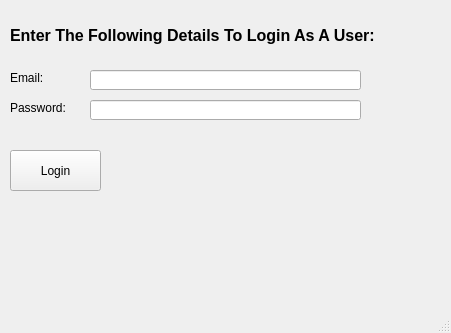
<?xml version="1.0" encoding="UTF-8"?>
<ui version="4.0">
 <class>UserScreen</class>
 <widget class="QMainWindow" name="UserScreen">
  <property name="geometry">
   <rect>
    <x>0</x>
    <y>0</y>
    <width>451</width>
    <height>333</height>
   </rect>
  </property>
  <property name="windowTitle">
   <string>User Login </string>
  </property>
  <widget class="QWidget" name="centralwidget">
   <widget class="QLabel" name="label">
    <property name="geometry">
     <rect>
      <x>10</x>
      <y>20</y>
      <width>451</width>
      <height>31</height>
     </rect>
    </property>
    <property name="font">
     <font>
      <pointsize>12</pointsize>
      <weight>75</weight>
      <bold>true</bold>
     </font>
    </property>
    <property name="text">
     <string>Enter The Following Details To Login As A User:</string>
    </property>
   </widget>
   <widget class="QLabel" name="label_2">
    <property name="geometry">
     <rect>
      <x>10</x>
      <y>70</y>
      <width>91</width>
      <height>16</height>
     </rect>
    </property>
    <property name="text">
     <string>Email:</string>
    </property>
   </widget>
   <widget class="QLabel" name="label_3">
    <property name="geometry">
     <rect>
      <x>10</x>
      <y>100</y>
      <width>81</width>
      <height>16</height>
     </rect>
    </property>
    <property name="text">
     <string>Password:</string>
    </property>
   </widget>
   <widget class="QLineEdit" name="userEmail">
    <property name="geometry">
     <rect>
      <x>90</x>
      <y>70</y>
      <width>271</width>
      <height>20</height>
     </rect>
    </property>
   </widget>
   <widget class="QLineEdit" name="userPassword">
    <property name="geometry">
     <rect>
      <x>90</x>
      <y>100</y>
      <width>271</width>
      <height>20</height>
     </rect>
    </property>
   </widget>
   <widget class="QPushButton" name="userLoginBtn">
    <property name="geometry">
     <rect>
      <x>10</x>
      <y>150</y>
      <width>91</width>
      <height>41</height>
     </rect>
    </property>
    <property name="text">
     <string>Login</string>
    </property>
   </widget>
  </widget>
  <widget class="QMenuBar" name="menubar">
   <property name="geometry">
    <rect>
     <x>0</x>
     <y>0</y>
     <width>451</width>
     <height>36</height>
    </rect>
   </property>
  </widget>
  <widget class="QStatusBar" name="statusbar"/>
 </widget>
 <resources/>
 <connections/>
</ui>
